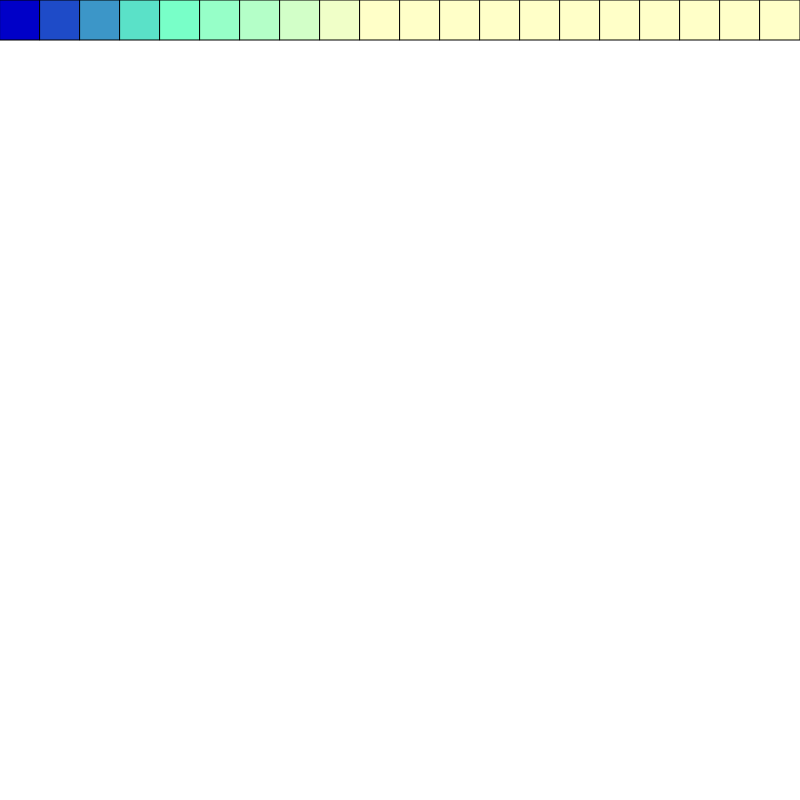
Frame 1 (no input)
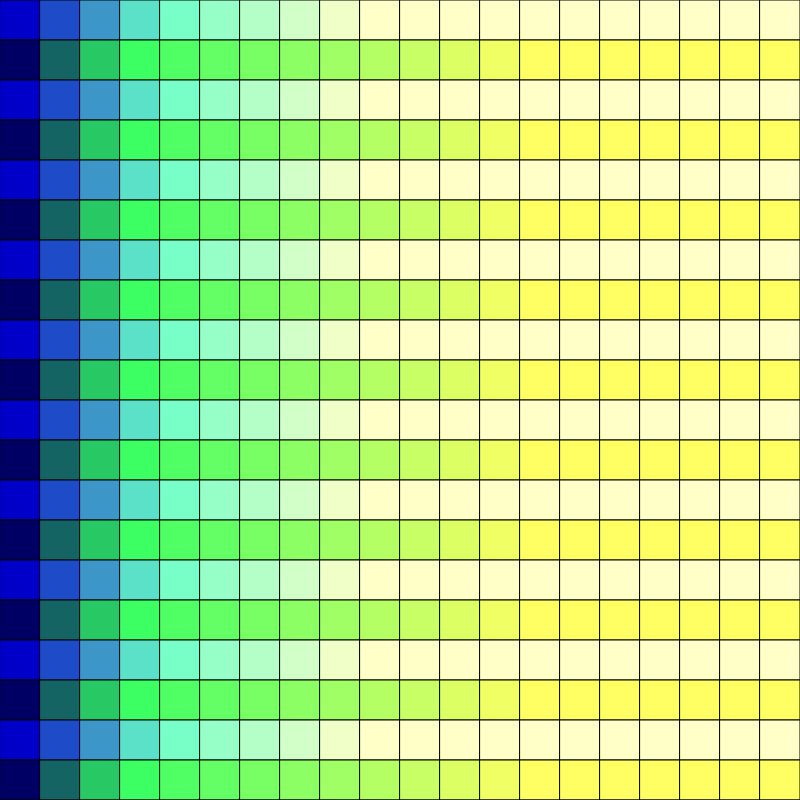
Frame 60 (no input)
Frame 120 (the mouse pressed at the canvas centre since frame 60): identical to frame 60, image omitted

The p5.js sketch that drew these frames (run headless with seeded random() and noise() and a simulated clock; from frame 60 on, the mouse is pressed at the canvas centre):

// p5.js sketch
// ── sketch.js
let cells=[0,0,0,0,0,0,0,0,0,0,0,0,0,0,0,0,0,0,0,0];
//ponerles ceros o unos para cambiar el patron
let nextGen=[0,0,0,0,0,0,0,0,0,0,0,0,0,0,0,0,0,0,0,0];
let w=40;
let y=0;
let length = 0;
let on_color;
let off_color;

function setup() {
  createCanvas(800, 800);
  
  on_color=color(0,250,217);
  off_color=color(255,191,248);
  length = cells.length;
}

function draw() {
// quitar el comentado de Background si no lo quiero fijo
//  background(220);

  for(let i =0; i<20;i++){
    if(cells[i] ==1){
//quitar el on_ u off_ para agregar y poner datos entre el parentesis,si no, quitar los parentesis
      fill(color(20*i,100*i,100));//on_color
    }else{
      fill(color(30*i,75*i,200));//off_color
    }
    square (i*w,y*40,w);
    //modificar el valor numerico para variar
  }
  for (let i=0; i<20;i++){
    let l_cell = cells[(i-1+length)%length];
    let c_cell = cells[i];
    let r_cell = cells[(i+1+length)%length];
//hacer el de la derecha 

    nextGen[i]=GetNextGeneration(l_cell,c_cell,r_cell);
  }
  // puede ser new Array
// cells = nextGen;
  
  //agregado extra
  for (let i=0; i<20;i++){
    cells[i] = nextGen[i];
  }
  nextGen.fill(0);
  y++;
}

function GetNextGeneration(l,c,r){
//modificar los returns para que sean reglas diferentes
    if ( l==0 && c==0 && r==0)
    {
      return 1;
    }
    if ( l==1 && c==0 && r==0)
    {
      return 0;
    }
    if ( l==0 && c==1 && r==0)     {
      return 0;
    }
    if ( l==0 && c==0 && r==1)     {
      return 0;
    }
    if ( l==1 && c==1 && r==0)     {
      return 0;
    }
    if ( l==0 && c==1 && r==1)     {
      return 0;
    }
    if ( l==1 && c==0 && r==1)     {
      return 0;
    }
    if ( l==1 && c==1 && r==1)     {
      return 0;
    }
}
